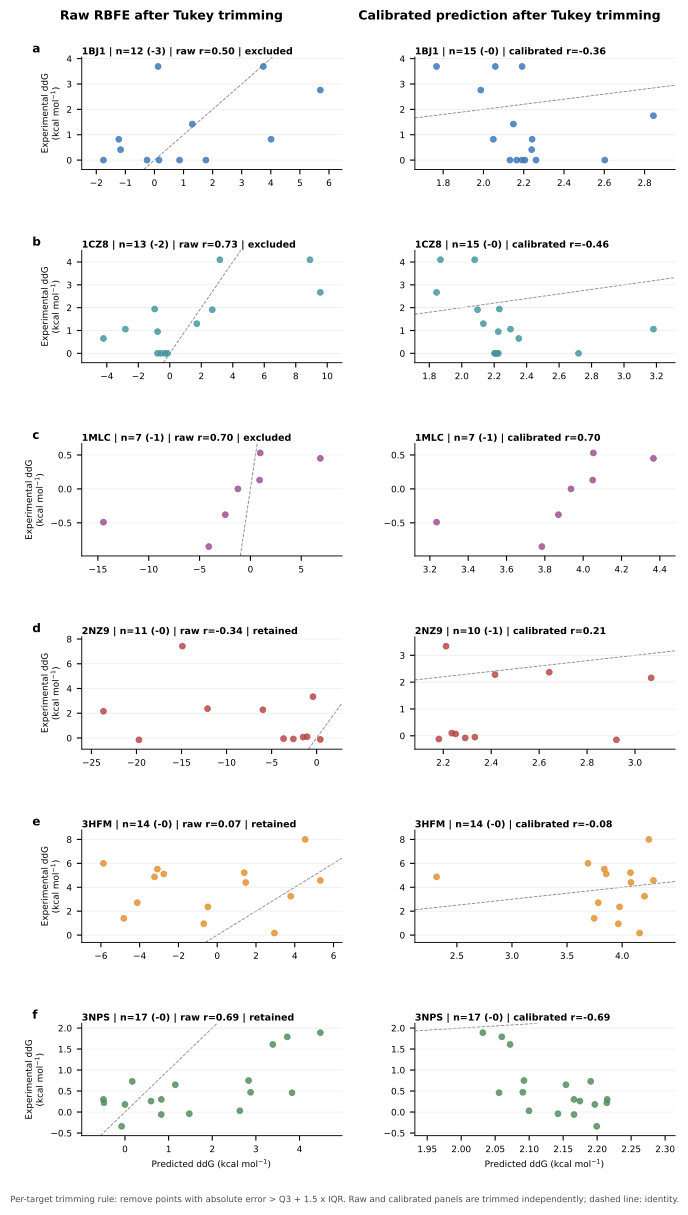

Reproduce this figure in Python.
#!/usr/bin/env python3
"""Render target-level validation scatters after formal per-target outlier trimming.

Figure contract
---------------
Core conclusion: removing formally defined extreme absolute-error points helps
some raw target-level relationships, but does not resolve calibration-induced
ranking inversions in every target.
Archetype: quantitative grid.
Panels: one row per target; raw and side-linear calibrated scatters after the
existing per-target Tukey IQR screen has been applied independently.
Source data: selected side-linear prediction pairs and the recorded validation
target summary, which supplies the exact removed-job lists.
"""

from __future__ import annotations

import csv
import json
from pathlib import Path

import matplotlib.pyplot as plt
import numpy as np


# Keep all SVG labels editable in vector-editing applications.
plt.rcParams["font.family"] = "sans-serif"
plt.rcParams["font.sans-serif"] = ["Arial", "DejaVu Sans", "Liberation Sans"]
plt.rcParams["svg.fonttype"] = "none"
plt.rcParams["pdf.fonttype"] = 42
plt.rcParams["font.size"] = 6.4
plt.rcParams["axes.spines.right"] = False
plt.rcParams["axes.spines.top"] = False
plt.rcParams["axes.linewidth"] = 0.65


REPO_ROOT = Path(__file__).resolve().parents[2]
PAIR_CSV = (
    REPO_ROOT
    / "runs/benchmarks/abbind_core_v1_quick_plan/reports/calibrations"
    / "fit-calibration-development-predict-validation-model-side-linear"
    / "predict_pairs_calibrated.csv"
)
SUMMARY_JSON = Path(__file__).resolve().parent / "validation_target_summary.json"
OUTPUT_DIR = Path(__file__).resolve().parent
OUTPUT_STEM = OUTPUT_DIR / "current_validation_scatter_by_target_trimmed"
TARGET_ORDER = ["1BJ1", "1CZ8", "1MLC", "2NZ9", "3HFM", "3NPS"]
EXCLUDED_TARGETS = {"1BJ1", "1CZ8", "1MLC"}
TARGET_COLORS = {
    "1BJ1": "#3775BA",
    "1CZ8": "#42949E",
    "1MLC": "#9A4D8E",
    "2NZ9": "#B64342",
    "3HFM": "#E28E2C",
    "3NPS": "#4F8A5B",
}


def read_pairs(path: Path) -> list[dict[str, object]]:
    with path.open(newline="", encoding="utf-8") as handle:
        rows = list(csv.DictReader(handle))
    for row in rows:
        for field in ("raw_ddg_kcal_mol", "predicted_ddg_kcal_mol", "experimental_ddg_kcal_mol"):
            row[field] = float(str(row[field]))
    return rows


def read_trimmed_job_ids(path: Path) -> dict[str, dict[str, set[str]]]:
    summary = json.loads(path.read_text(encoding="utf-8"))
    trimmed: dict[str, dict[str, set[str]]] = {}
    for target in summary["targets"]:
        trimmed[str(target["complex_id"])] = {
            "raw": set(target["raw_tukey_outlier_analysis"]["removed_job_ids"]),
            "calibrated": set(target["calibrated_tukey_outlier_analysis"]["removed_job_ids"]),
        }
    return trimmed


def pearson_r(rows: list[dict[str, object]], prediction_field: str) -> float:
    predicted = np.array([float(row[prediction_field]) for row in rows])
    observed = np.array([float(row["experimental_ddg_kcal_mol"]) for row in rows])
    return float(np.corrcoef(predicted, observed)[0, 1])


def axis_limits(values: list[float], padding: float = 0.10) -> tuple[float, float]:
    lo, hi = min(values), max(values)
    span = max(hi - lo, 1.0)
    return lo - span * padding, hi + span * padding


def draw_target_panel(
    ax: plt.Axes,
    rows: list[dict[str, object]],
    target: str,
    prediction_field: str,
    title: str,
    show_y_label: bool,
    show_x_label: bool,
) -> None:
    predicted = [float(row[prediction_field]) for row in rows]
    observed = [float(row["experimental_ddg_kcal_mol"]) for row in rows]
    x_limits = axis_limits(predicted)
    y_limits = axis_limits(observed)
    color = TARGET_COLORS[target]
    ax.scatter(
        predicted,
        observed,
        s=18,
        facecolors=color,
        edgecolors=color,
        linewidths=0.6,
        alpha=0.82,
        zorder=3,
    )
    line_low = max(x_limits[0], y_limits[0])
    line_high = min(x_limits[1], y_limits[1])
    ax.plot([line_low, line_high], [line_low, line_high], color="#8A8A8A", lw=0.65, ls="--", zorder=1)
    ax.set_xlim(*x_limits)
    ax.set_ylim(*y_limits)
    ax.grid(axis="y", color="#E7E7E7", linewidth=0.45, zorder=0)
    ax.set_title(title, loc="left", fontsize=6.8, fontweight="bold", pad=2)
    if show_y_label:
        ax.set_ylabel("Experimental ddG\n(kcal mol$^{-1}$)")
    if show_x_label:
        ax.set_xlabel("Predicted ddG (kcal mol$^{-1}$)")


def main() -> None:
    rows = read_pairs(PAIR_CSV)
    trimmed_ids = read_trimmed_job_ids(SUMMARY_JSON)
    fig, axes = plt.subplots(len(TARGET_ORDER), 2, figsize=(6.9, 12.4))
    fig.subplots_adjust(left=0.12, right=0.98, bottom=0.07, top=0.94, hspace=0.72, wspace=0.28)
    fig.text(0.25, 0.978, "Raw RBFE after Tukey trimming", ha="center", va="top", fontsize=9, fontweight="bold")
    fig.text(0.74, 0.978, "Calibrated prediction after Tukey trimming", ha="center", va="top", fontsize=9, fontweight="bold")

    for row_index, target in enumerate(TARGET_ORDER):
        target_rows = [row for row in rows if str(row["complex_id"]) == target]
        raw_rows = [row for row in target_rows if str(row["job_id"]) not in trimmed_ids[target]["raw"]]
        calibrated_rows = [
            row for row in target_rows if str(row["job_id"]) not in trimmed_ids[target]["calibrated"]
        ]
        status = "excluded" if target in EXCLUDED_TARGETS else "retained"
        draw_target_panel(
            axes[row_index, 0],
            raw_rows,
            target,
            "raw_ddg_kcal_mol",
            f"{target} | n={len(raw_rows)} (-{len(trimmed_ids[target]['raw'])}) | raw r={pearson_r(raw_rows, 'raw_ddg_kcal_mol'):.2f} | {status}",
            show_y_label=True,
            show_x_label=row_index == len(TARGET_ORDER) - 1,
        )
        draw_target_panel(
            axes[row_index, 1],
            calibrated_rows,
            target,
            "predicted_ddg_kcal_mol",
            f"{target} | n={len(calibrated_rows)} (-{len(trimmed_ids[target]['calibrated'])}) | calibrated r={pearson_r(calibrated_rows, 'predicted_ddg_kcal_mol'):.2f}",
            show_y_label=False,
            show_x_label=row_index == len(TARGET_ORDER) - 1,
        )
        axes[row_index, 0].text(
            -0.19,
            1.02,
            chr(ord("a") + row_index),
            transform=axes[row_index, 0].transAxes,
            fontsize=8.6,
            fontweight="bold",
            ha="left",
            va="bottom",
        )

    fig.text(
        0.5,
        0.015,
        "Per-target trimming rule: remove points with absolute error > Q3 + 1.5 x IQR. "
        "Raw and calibrated panels are trimmed independently; dashed line: identity.",
        ha="center",
        va="bottom",
        fontsize=6.2,
        color="#4D4D4D",
    )
    fig.savefig(OUTPUT_STEM.with_suffix(".svg"), bbox_inches="tight")
    fig.savefig(OUTPUT_STEM.with_suffix(".pdf"), bbox_inches="tight")
    fig.savefig(OUTPUT_STEM.with_suffix(".png"), dpi=600, bbox_inches="tight")
    fig.savefig(OUTPUT_STEM.with_suffix(".tiff"), dpi=600, bbox_inches="tight")


if __name__ == "__main__":
    main()
